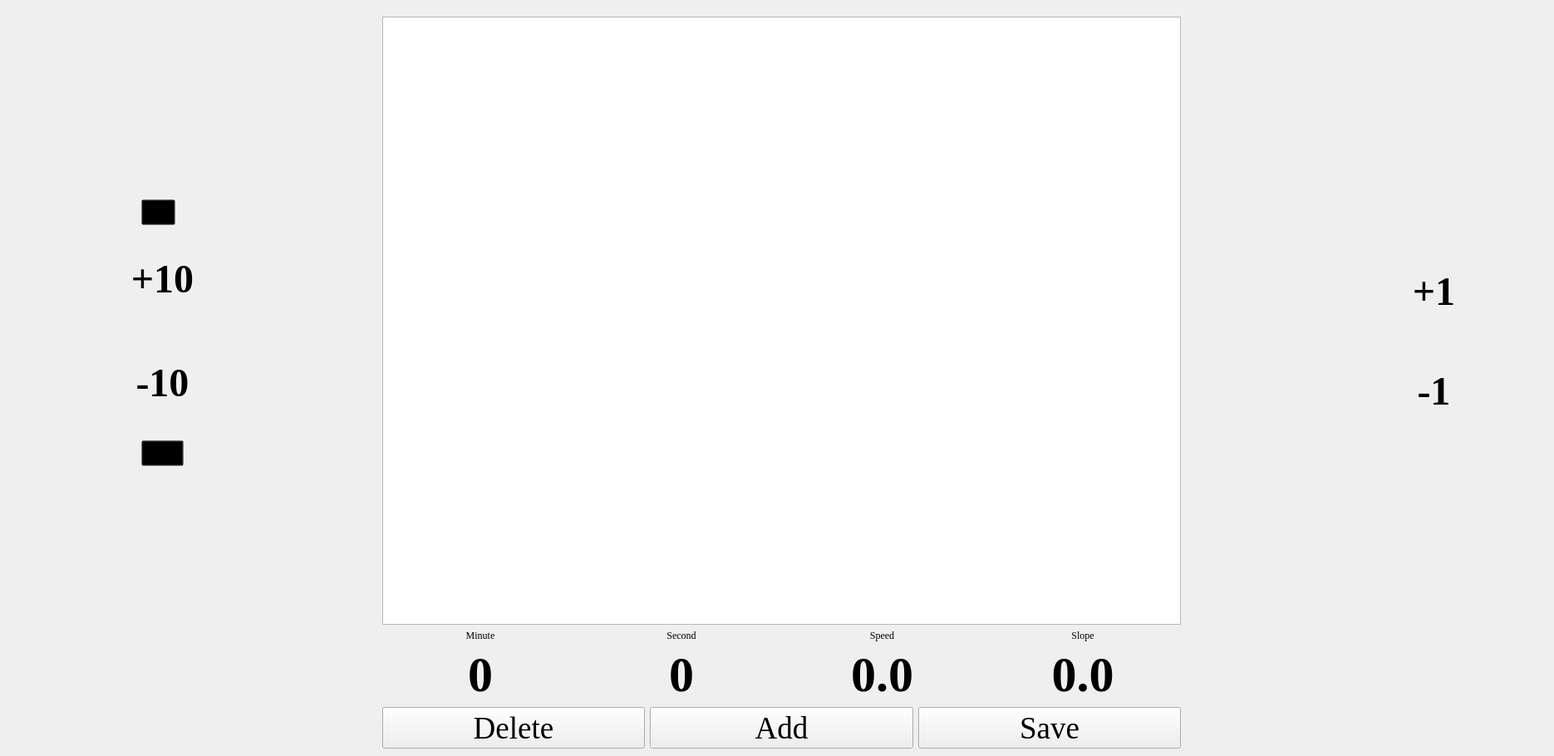
       <widget class="QWidget" name="page_7">
        <widget class="QWidget" name="verticalLayoutWidget_7">
         <property name="geometry">
          <rect>
           <x>460</x>
           <y>20</y>
           <width>961</width>
           <height>881</height>
          </rect>
         </property>
         <layout class="QVBoxLayout" name="verticalLayout_8">
          <item>
           <widget class="QTableView" name="tableView">
            <property name="sizePolicy">
             <sizepolicy hsizetype="Expanding" vsizetype="Expanding">
              <horstretch>0</horstretch>
              <verstretch>0</verstretch>
             </sizepolicy>
            </property>
            <property name="styleSheet">
             <string notr="true">QTableView {
    font: 14pt &quot;Times New Romen&quot;;
}</string>
            </property>
           </widget>
          </item>
          <item>
           <layout class="QHBoxLayout" name="horizontalLayout_9">
            <item>
             <layout class="QVBoxLayout" name="verticalLayout_7">
              <item>
               <widget class="QLabel" name="label_9">
                <property name="sizePolicy">
                 <sizepolicy hsizetype="Preferred" vsizetype="Maximum">
                  <horstretch>0</horstretch>
                  <verstretch>0</verstretch>
                 </sizepolicy>
                </property>
                <property name="font">
                 <font>
                  <family>Times New Roman</family>
                 </font>
                </property>
                <property name="text">
                 <string>Minute</string>
                </property>
                <property name="alignment">
                 <set>Qt::AlignCenter</set>
                </property>
               </widget>
              </item>
              <item>
               <widget class="QLabel" name="label_10">
                <property name="font">
                 <font>
                  <family>Times New Roman</family>
                  <pointsize>45</pointsize>
                  <weight>75</weight>
                  <bold>true</bold>
                 </font>
                </property>
                <property name="styleSheet">
                 <string notr="true"/>
                </property>
                <property name="text">
                 <string>0</string>
                </property>
                <property name="alignment">
                 <set>Qt::AlignCenter</set>
                </property>
               </widget>
              </item>
             </layout>
            </item>
            <item>
             <layout class="QVBoxLayout" name="verticalLayout_9">
              <item>
               <widget class="QLabel" name="label_11">
                <property name="sizePolicy">
                 <sizepolicy hsizetype="Preferred" vsizetype="Maximum">
                  <horstretch>0</horstretch>
                  <verstretch>0</verstretch>
                 </sizepolicy>
                </property>
                <property name="font">
                 <font>
                  <family>Times New Roman</family>
                 </font>
                </property>
                <property name="text">
                 <string>Second</string>
                </property>
                <property name="alignment">
                 <set>Qt::AlignCenter</set>
                </property>
               </widget>
              </item>
              <item>
               <widget class="QLabel" name="label_12">
                <property name="font">
                 <font>
                  <family>Times New Roman</family>
                  <pointsize>45</pointsize>
                  <weight>75</weight>
                  <bold>true</bold>
                 </font>
                </property>
                <property name="text">
                 <string>0</string>
                </property>
                <property name="alignment">
                 <set>Qt::AlignCenter</set>
                </property>
               </widget>
              </item>
             </layout>
            </item>
            <item>
             <layout class="QVBoxLayout" name="verticalLayout_10">
              <item>
               <widget class="QLabel" name="label_13">
                <property name="sizePolicy">
                 <sizepolicy hsizetype="Preferred" vsizetype="Maximum">
                  <horstretch>0</horstretch>
                  <verstretch>0</verstretch>
                 </sizepolicy>
                </property>
                <property name="font">
                 <font>
                  <family>Times New Roman</family>
                 </font>
                </property>
                <property name="text">
                 <string>Speed</string>
                </property>
                <property name="alignment">
                 <set>Qt::AlignHCenter|Qt::AlignTop</set>
                </property>
               </widget>
              </item>
              <item>
               <widget class="QLabel" name="label_14">
                <property name="font">
                 <font>
                  <family>Times New Roman</family>
                  <pointsize>45</pointsize>
                  <weight>75</weight>
                  <bold>true</bold>
                 </font>
                </property>
                <property name="text">
                 <string>0.0</string>
                </property>
                <property name="alignment">
                 <set>Qt::AlignCenter</set>
                </property>
               </widget>
              </item>
             </layout>
            </item>
            <item>
             <layout class="QVBoxLayout" name="verticalLayout_11">
              <item>
               <widget class="QLabel" name="label_16">
                <property name="sizePolicy">
                 <sizepolicy hsizetype="Preferred" vsizetype="Maximum">
                  <horstretch>0</horstretch>
                  <verstretch>0</verstretch>
                 </sizepolicy>
                </property>
                <property name="font">
                 <font>
                  <family>Times New Roman</family>
                 </font>
                </property>
                <property name="text">
                 <string>Slope</string>
                </property>
                <property name="alignment">
                 <set>Qt::AlignHCenter|Qt::AlignTop</set>
                </property>
               </widget>
              </item>
              <item>
               <widget class="QLabel" name="label_15">
                <property name="font">
                 <font>
                  <family>Times New Roman</family>
                  <pointsize>45</pointsize>
                  <weight>75</weight>
                  <bold>true</bold>
                 </font>
                </property>
                <property name="text">
                 <string>0.0</string>
                </property>
                <property name="alignment">
                 <set>Qt::AlignCenter</set>
                </property>
               </widget>
              </item>
             </layout>
            </item>
           </layout>
          </item>
          <item>
           <layout class="QHBoxLayout" name="horizontalLayout_10">
            <item>
             <widget class="QPushButton" name="pushButton_18">
              <property name="sizePolicy">
               <sizepolicy hsizetype="Minimum" vsizetype="Fixed">
                <horstretch>0</horstretch>
                <verstretch>5</verstretch>
               </sizepolicy>
              </property>
              <property name="minimumSize">
               <size>
                <width>0</width>
                <height>50</height>
               </size>
              </property>
              <property name="font">
               <font>
                <family>Times New Roman</family>
                <pointsize>28</pointsize>
               </font>
              </property>
              <property name="text">
               <string>Delete</string>
              </property>
             </widget>
            </item>
            <item>
             <widget class="QPushButton" name="pushButton_19">
              <property name="sizePolicy">
               <sizepolicy hsizetype="Minimum" vsizetype="Minimum">
                <horstretch>0</horstretch>
                <verstretch>5</verstretch>
               </sizepolicy>
              </property>
              <property name="minimumSize">
               <size>
                <width>0</width>
                <height>50</height>
               </size>
              </property>
              <property name="font">
               <font>
                <family>Times New Roman</family>
                <pointsize>28</pointsize>
               </font>
              </property>
              <property name="text">
               <string>Add</string>
              </property>
             </widget>
            </item>
            <item>
             <widget class="QPushButton" name="pushButton_17">
              <property name="sizePolicy">
               <sizepolicy hsizetype="Minimum" vsizetype="Minimum">
                <horstretch>0</horstretch>
                <verstretch>5</verstretch>
               </sizepolicy>
              </property>
              <property name="minimumSize">
               <size>
                <width>0</width>
                <height>50</height>
               </size>
              </property>
              <property name="font">
               <font>
                <family>Times New Roman</family>
                <pointsize>28</pointsize>
               </font>
              </property>
              <property name="text">
               <string>Save</string>
              </property>
             </widget>
            </item>
           </layout>
          </item>
         </layout>
        </widget>
        <widget class="QPushButton" name="pushButton_13">
         <property name="geometry">
          <rect>
           <x>170</x>
           <y>240</y>
           <width>41</width>
           <height>31</height>
          </rect>
         </property>
         <property name="sizePolicy">
          <sizepolicy hsizetype="Minimum" vsizetype="Fixed">
           <horstretch>0</horstretch>
           <verstretch>0</verstretch>
          </sizepolicy>
         </property>
         <property name="font">
          <font>
           <pointsize>30</pointsize>
          </font>
         </property>
         <property name="styleSheet">
          <string notr="true">
    QPushButton {
        background-color: transparent;  /* 背景透明 */
        
    }
   
</string>
         </property>
         <property name="text">
          <string/>
         </property>
        </widget>
        <widget class="QPushButton" name="pushButton_15">
         <property name="geometry">
          <rect>
           <x>1650</x>
           <y>210</y>
           <width>161</width>
           <height>20</height>
          </rect>
         </property>
         <property name="styleSheet">
          <string notr="true">
    QPushButton {
        background-color: transparent;  /* 背景透明 */
        border: none;                   /* 移除邊框 */
    }
   
</string>
         </property>
         <property name="text">
          <string/>
         </property>
        </widget>
        <widget class="QPushButton" name="pushButton_16">
         <property name="geometry">
          <rect>
           <x>1640</x>
           <y>580</y>
           <width>171</width>
           <height>21</height>
          </rect>
         </property>
         <property name="styleSheet">
          <string notr="true">
    QPushButton {
        background-color: transparent;  /* 背景透明 */
        border: none;                   /* 移除邊框 */
    }
   
</string>
         </property>
         <property name="text">
          <string/>
         </property>
        </widget>
        <widget class="QLabel" name="label_17">
         <property name="geometry">
          <rect>
           <x>80</x>
           <y>290</y>
           <width>231</width>
           <height>91</height>
          </rect>
         </property>
         <property name="font">
          <font>
           <family>Times New Roman</family>
           <pointsize>36</pointsize>
           <weight>75</weight>
           <bold>true</bold>
          </font>
         </property>
         <property name="text">
          <string>+10</string>
         </property>
         <property name="alignment">
          <set>Qt::AlignCenter</set>
         </property>
        </widget>
        <widget class="QLabel" name="label_18">
         <property name="geometry">
          <rect>
           <x>80</x>
           <y>420</y>
           <width>231</width>
           <height>81</height>
          </rect>
         </property>
         <property name="font">
          <font>
           <family>Times New Roman</family>
           <pointsize>36</pointsize>
           <weight>75</weight>
           <bold>true</bold>
          </font>
         </property>
         <property name="text">
          <string>-10</string>
         </property>
         <property name="alignment">
          <set>Qt::AlignCenter</set>
         </property>
        </widget>
        <widget class="QLabel" name="label_19">
         <property name="geometry">
          <rect>
           <x>1590</x>
           <y>290</y>
           <width>271</width>
           <height>121</height>
          </rect>
         </property>
         <property name="font">
          <font>
           <family>Times New Roman</family>
           <pointsize>36</pointsize>
           <weight>75</weight>
           <bold>true</bold>
          </font>
         </property>
         <property name="text">
          <string>+1</string>
         </property>
         <property name="alignment">
          <set>Qt::AlignCenter</set>
         </property>
        </widget>
        <widget class="QLabel" name="label_20">
         <property name="geometry">
          <rect>
           <x>1590</x>
           <y>420</y>
           <width>271</width>
           <height>101</height>
          </rect>
         </property>
         <property name="font">
          <font>
           <family>Times New Roman</family>
           <pointsize>36</pointsize>
           <weight>75</weight>
           <bold>true</bold>
          </font>
         </property>
         <property name="text">
          <string>-1</string>
         </property>
         <property name="alignment">
          <set>Qt::AlignCenter</set>
         </property>
        </widget>
        <widget class="QPushButton" name="pushButton_26">
         <property name="geometry">
          <rect>
           <x>170</x>
           <y>530</y>
           <width>51</width>
           <height>31</height>
          </rect>
         </property>
         <property name="styleSheet">
          <string notr="true">
    QPushButton {
        background-color: transparent;  /* 背景透明 */
        
    }
   </string>
         </property>
         <property name="text">
          <string/>
         </property>
        </widget>
       </widget>
